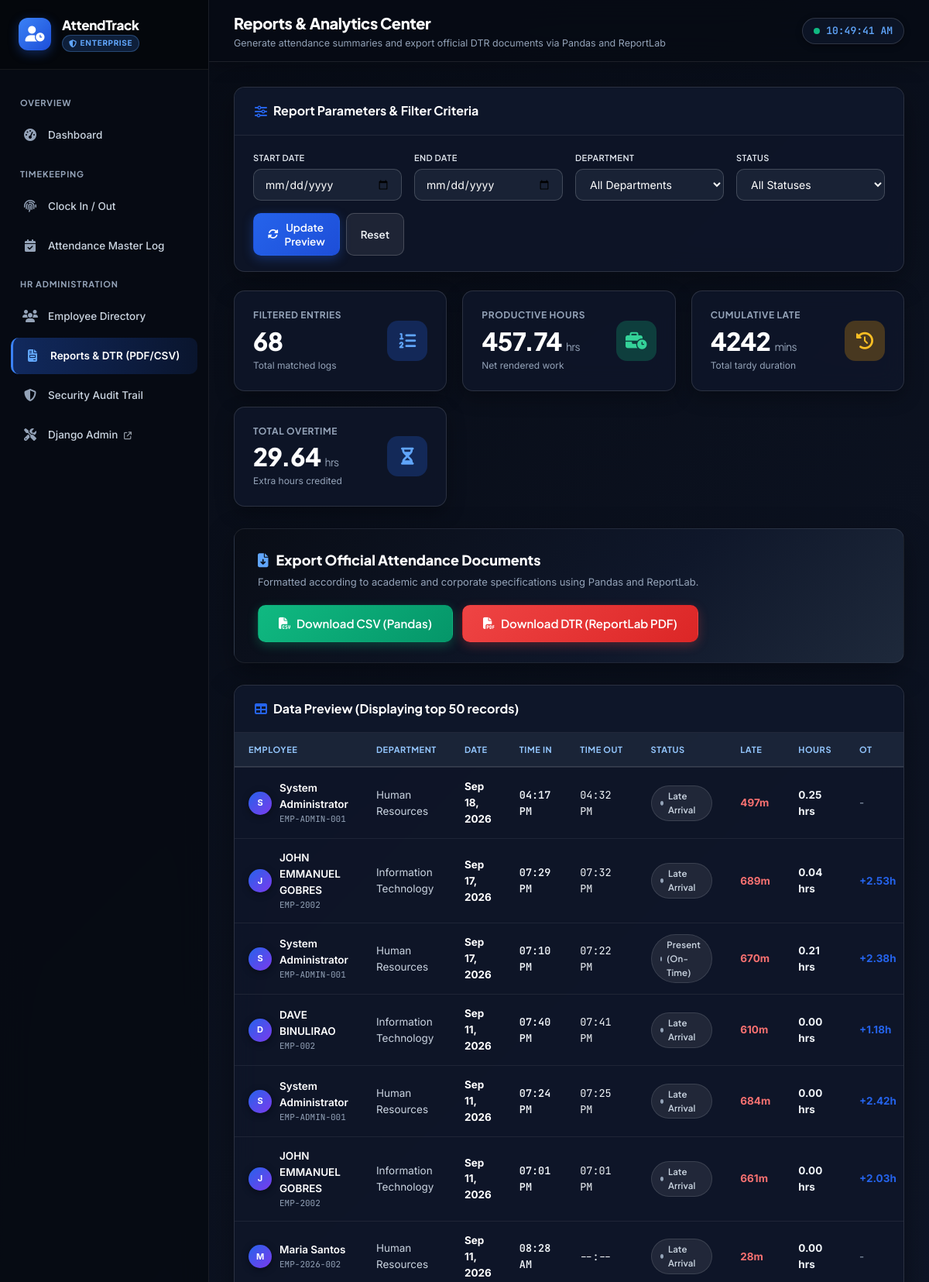
The app's page /reports/ (signed in, upper part) with its own data.
### core/models.py (models this page shows, shortened)
class AttendanceRecord(models.Model):
    STATUS_CHOICES = [
        ('PRESENT', 'Present (On-Time)'),
        ('LATE', 'Late Arrival'),
        ('HALF_DAY', 'Half Day'),
        ('ABSENT', 'Absent'),
        ('ON_LEAVE', 'On Leave'),
    ]
    employee = models.ForeignKey(EmployeeProfile, on_delete=models.CASCADE, related_name='attendance_records')
    date = models.DateField(default=timezone.localdate, db_index=True)
    time_in = models.TimeField(null=True, blank=True)
    time_out = models.TimeField(null=True, blank=True)
    status = models.CharField(max_length=20, choices=STATUS_CHOICES, default='PRESENT')
    late_minutes = models.IntegerField(default=0)
    overtime_hours = models.DecimalField(max_digits=5, decimal_places=2, default=Decimal('0.00'))
    total_hours = models.DecimalField(max_digits=5, decimal_places=2, default=Decimal('0.00'))
    ip_address = models.GenericIPAddressField(null=True, blank=True)
    notes = models.TextField(blank=True, default='')
    created_at = models.DateTimeField(auto_now_add=True)
    updated_at = models.DateTimeField(auto_now=True)
    class Meta:
        ordering = ['-date', '-time_in']
        constraints = [
            models.UniqueConstraint(fields=['employee', 'date'], name='unique_employee_daily_attendance')
        ]

class EmployeeProfile(models.Model):
    user = models.OneToOneField(User, on_delete=models.CASCADE, related_name='profile')
    employee_id = models.CharField(max_length=30, unique=True)
    department = models.ForeignKey(Department, on_delete=models.SET_NULL, null=True, blank=True, related_name='employees')
    job_title = models.CharField(max_length=100, default='Staff')
    contact_number = models.CharField(max_length=20, blank=True, default='')
    hire_date = models.DateField(default=timezone.localdate)
    shift_start = models.TimeField(default=time(8, 0))   # 8:00 AM standard
    shift_end = models.TimeField(default=time(17, 0))    # 5:00 PM standard
    grace_period_minutes = models.IntegerField(default=15)  # 15 minutes grace period
    is_active = models.BooleanField(default=True)
    created_at = models.DateTimeField(auto_now_add=True)
    updated_at = models.DateTimeField(auto_now=True)
    class Meta:
        ordering = ['employee_id']
    @property
    def full_name(self):
        name = self.user.get_full_name()
        return name if name else self.user.username

class Department(models.Model):
    name = models.CharField(max_length=100, unique=True)
    code = models.CharField(max_length=20, unique=True)
    description = models.TextField(blank=True, default='')
    created_at = models.DateTimeField(auto_now_add=True)
    class Meta:
        ordering = ['name']
    def __str__(self):
        return f"{self.name} ({self.code})"

### core/views.py (the view)
# urls.py: path('reports/', views.reports_index_view, name='reports_index'),
@login_required
def reports_index_view(request):
    current_user = AuthManager.get_current_user(request)
    form = ReportFilterForm(request.GET or None)
    start_date = form.cleaned_data.get('start_date') if form.is_valid() else None
    end_date = form.cleaned_data.get('end_date') if form.is_valid() else None
    department = form.cleaned_data.get('department') if form.is_valid() else None
    status = form.cleaned_data.get('status') if form.is_valid() else None
    if current_user.is_admin:
        qs = AttendanceRecord.objects.select_related('employee__user', 'employee__department').all()
        if department:
            qs = qs.filter(employee__department=department)
    else:
        qs = AttendanceRecord.objects.select_related('employee__user', 'employee__department').filter(
            employee=current_user.profile
        )
    if start_date:
        qs = qs.filter(date__gte=start_date)
    if end_date:
        qs = qs.filter(date__lte=end_date)
    if status:
        qs = qs.filter(status=status)
    qs = qs.order_by('-date')
    total_hours_sum = sum(float(r.total_hours) for r in qs)
    total_late_sum = sum(r.late_minutes for r in qs)
    total_ot_sum = sum(float(r.overtime_hours) for r in qs)
    return render(request, 'reports/index.html', {
        'form': form,
        'records': qs[:50],  # Preview limit
        'total_count': qs.count(),
        'total_hours': round(total_hours_sum, 2),
        'total_late': total_late_sum,
        'total_ot': round(total_ot_sum, 2),
        'is_admin': current_user.is_admin
    })

### core/forms.py
class ReportFilterForm(forms.Form):
    start_date = forms.DateField(
        required=False,
        widget=forms.DateInput(attrs={'class': 'form-control', 'type': 'date'})
    )
    end_date = forms.DateField(
        required=False,
        widget=forms.DateInput(attrs={'class': 'form-control', 'type': 'date'})
    )
    department = forms.ModelChoiceField(
        queryset=Department.objects.all(),
        required=False,
        empty_label="All Departments",
        widget=forms.Select(attrs={'class': 'form-select'})
    )
    status = forms.ChoiceField(
        choices=[('', 'All Statuses')] + AttendanceRecord.STATUS_CHOICES,
        required=False,
        widget=forms.Select(attrs={'class': 'form-select'})
    )

### core/oop_classes/auth_manager.py (called while the page is built)
    @property
    def is_admin(self) -> bool:
        return self.is_staff or self.is_superuser

    @classmethod
    def get_current_user(cls, request) -> User | None:
        if request.user.is_authenticated:
            return User(request.user)
        return None

### templates/reports/index.html (shortened to what this page needs)
{% extends 'base.html' %}
{% block page_title %}Reports & Analytics Center{% endblock %}
{% block page_subtitle %}Generate attendance summaries and export official DTR documents via Pandas and ReportLab{% endblock %}
{% block content %}
<div class="card" style="margin-bottom: 24px;">
  <div class="card-header">
    <h3>
      <i class="fa-solid fa-sliders" style="color: var(--primary-600);"></i>
      <span>Report Parameters & Filter Criteria</span>
    </h3>
  </div>
  <div class="card-body" style="padding: 20px 24px;">
    <form method="GET" style="display: grid; grid-template-columns: repeat(auto-fit, minmax(190px, 1fr)); gap: 16px; align-items: flex-end;">
      <div>
        <label class="form-label" style="font-size: 11px; text-transform: uppercase; letter-spacing: 0.04em;">Start Date</label>
        {{ form.start_date }}
      </div>
      <div>
        <label class="form-label" style="font-size: 11px; text-transform: uppercase; letter-spacing: 0.04em;">End Date</label>
        {{ form.end_date }}
      </div>
      {% if is_admin %}
      <div>
        <label class="form-label" style="font-size: 11px; text-transform: uppercase; letter-spacing: 0.04em;">Department</label>
        {{ form.department }}
      </div>
      <div>
        <label class="form-label" style="font-size: 11px; text-transform: uppercase; letter-spacing: 0.04em;">Status</label>
        {{ form.status }}
      </div>
      {% endif %}
      <div style="display: flex; gap: 8px;">
        <button type="submit" class="btn btn-primary" style="flex: 1;">
          <i class="fa-solid fa-rotate"></i> Update Preview
        </button>
        <a href="{% url 'reports_index' %}" class="btn btn-outline">Reset</a>
      </div>
    </form>
  </div>
</div>
<div class="kpi-grid">
  <div class="kpi-card kpi-blue">
    <div class="kpi-details">
      <div class="kpi-label">Filtered Entries</div>
      <div class="kpi-value">{{ total_count }}</div>
      <div class="kpi-sub">Total matched logs</div>
    </div>
    <div class="kpi-icon icon-blue">
      <i class="fa-solid fa-list-ol"></i>
    </div>
  </div>
  <div class="kpi-card kpi-green">
    <div class="kpi-details">
      <div class="kpi-label">Productive Hours</div>
      <div class="kpi-value">{{ total_hours }} <span style="font-size: 14px; font-weight: normal; color: var(--slate-400);">hrs</span></div>
      <div class="kpi-sub">Net rendered work</div>
    </div>
    <div class="kpi-icon icon-green">
      <i class="fa-solid fa-business-time"></i>
    </div>
  </div>
  <div class="kpi-card kpi-amber">
    <div class="kpi-details">
      <div class="kpi-label">Cumulative Late</div>
      <div class="kpi-value">{{ total_late }} <span style="font-size: 14px; font-weight: normal; color: var(--slate-400);">mins</span></div>
      <div class="kpi-sub">Total tardy duration</div>
    </div>
    <div class="kpi-icon icon-amber">
      <i class="fa-solid fa-clock-rotate-left"></i>
    </div>
  </div>
  <div class="kpi-card kpi-blue">
    <div class="kpi-details">
      <div class="kpi-label">Total Overtime</div>
      <div class="kpi-value">{{ total_ot }} <span style="font-size: 14px; font-weight: normal; color: var(--slate-400);">hrs</span></div>
      <div class="kpi-sub">Extra hours credited</div>
    </div>
    <div class="kpi-icon icon-blue">
      <i class="fa-solid fa-hourglass-half"></i>
    </div>
  </div>
</div>
<div class="card" style="background: linear-gradient(135deg, #090d16 0%, #0f172a 60%, #1e293b 100%); color: white; border: 1px solid rgba(255, 255, 255, 0.08); margin-bottom: 28px;">
  <div class="card-body" style="display: flex; justify-content: space-between; align-items: center; flex-wrap: wrap; gap: 20px; padding: 26px 30px;">
    <div>
      <h3 style="font-family: var(--font-heading); font-size: 18px; font-weight: 800; color: #ffffff; display: flex; align-items: center; gap: 10px;">
        <i class="fa-solid fa-file-arrow-down" style="color: var(--primary-400);"></i>
        Export Official Attendance Documents
      </h3>
      <p style="font-size: 13px; color: var(--slate-400); margin-top: 4px;">
        Formatted according to academic and corporate specifications using Pandas and ReportLab.
      </p>
    </div>
    <div style="display: flex; gap: 12px; flex-wrap: wrap;">
      <a href="{% url 'export_csv' %}?{{ request.GET.urlencode }}" class="btn btn-success btn-lg">
        <i class="fa-solid fa-file-csv"></i> Download CSV (Pandas)
      </a>
      <a href="{% url 'export_pdf_dtr' %}?{{ request.GET.urlencode }}" class="btn btn-danger btn-lg" target="_blank">
        <i class="fa-solid fa-file-pdf"></i> Download DTR (ReportLab PDF)
      </a>
    </div>
  </div>
</div>
<div class="card">
  <div class="card-header">
    <h3>
      <i class="fa-solid fa-table" style="color: var(--primary-600);"></i>
      <span>Data Preview (Displaying top {{ records|length }} records)</span>
    </h3>
  </div>
  <div class="table-responsive">
    <table class="data-table">
      <thead>
        <tr>
          <th>Employee</th>
          <th>Department</th>
          <th>Date</th>
          <th>Time In</th>
          <th>Time Out</th>
          <th>Status</th>
          <th>Late</th>
          <th>Hours</th>
          <th>OT</th>
        </tr>
      </thead>
      <tbody>
        {% for r in records %}
        <tr>
          <td>
            <div style="display: flex; align-items: center; gap: 10px;">
              <div class="user-avatar" style="width: 30px; height: 30px; font-size: 11px;">
                {{ r.employee.full_name|slice:":1"|upper }}
              </div>
              <div>
                <div style="font-weight: 600; color: var(--slate-900);">{{ r.employee.full_name }}</div>
                <div style="font-size: 11px; color: var(--slate-400); font-family: var(--font-mono);">{{ r.employee.employee_id }}</div>
              </div>
            </div>
          </td>
          <td><span style="color: var(--slate-600);">{{ r.employee.department.name|default:"Unassigned" }}</span></td>
          <td><b style="color: var(--slate-900);">{{ r.date|date:"M d, Y" }}</b></td>
          <td><span style="font-family: var(--font-mono); font-weight: 600;">{{ r.time_in|time:"h:i A"|default:"--:--" }}</span></td>
          <td><span style="font-family: var(--font-mono);">{{ r.time_out|time:"h:i A"|default:"--:--" }}</span></td>
          <td><span class="badge badge-secondary"><span class="badge-dot"></span> {{ r.get_status_display }}</span></td>
          <td>
            {% if r.late_minutes > 0 %}
              <span style="color: var(--danger-600); font-weight: 700;">{{ r.late_minutes }}m</span>
            {% else %}
              <span style="color: var(--slate-400);">-</span>
            {% endif %}
          </td>
          <td><b style="color: var(--slate-800);">{{ r.total_hours|floatformat:2 }} hrs</b></td>
          <td>
            {% if r.overtime_hours > 0 %}
              <span style="color: var(--primary-600); font-weight: 700;">+{{ r.overtime_hours|floatformat:2 }}h</span>
            {% else %}
              <span style="color: var(--slate-400);">-</span>
            {% endif %}
          </td>
        </tr>
        {% endfor %}
      </tbody>
    </table>
  </div>
</div>
{% endblock %}

### records on screen
AttendanceRecord: employee.full_name "S", employee.full_name "System Administrator", employee.employee_id "EMP-ADMIN-001", employee.department.name "Human Resources", date "Sep 18, 2026", time_in "04:17 PM", time_out "04:32 PM", status "Late Arrival", late_minutes "497", total_hours "0.25"
AttendanceRecord: employee.full_name "J", employee.full_name "JOHN EMMANUEL GOBRES", employee.employee_id "EMP-2002", employee.department.name "Information Technology", date "Sep 17, 2026", time_in "07:29 PM", time_out "07:32 PM", status "Late Arrival", late_minutes "689", total_hours "0.04", overtime_hours "2.53"
AttendanceRecord: employee.full_name "S", employee.full_name "System Administrator", employee.employee_id "EMP-ADMIN-001", employee.department.name "Human Resources", date "Sep 17, 2026", time_in "07:10 PM", time_out "07:22 PM", status "Present (On-Time)", late_minutes "670", total_hours "0.21", overtime_hours "2.38"
AttendanceRecord: employee.full_name "D", employee.full_name "DAVE BINULIRAO", employee.employee_id "EMP-002", employee.department.name "Information Technology", date "Sep 11, 2026", time_in "07:40 PM", time_out "07:41 PM", status "Late Arrival", late_minutes "610", total_hours "0.00", overtime_hours "1.18"
AttendanceRecord: employee.full_name "S", employee.full_name "System Administrator", employee.employee_id "EMP-ADMIN-001", employee.department.name "Human Resources", date "Sep 11, 2026", time_in "07:24 PM", time_out "07:25 PM", status "Late Arrival", late_minutes "684", total_hours "0.00", overtime_hours "2.42"
AttendanceRecord: employee.full_name "J", employee.full_name "JOHN EMMANUEL GOBRES", employee.employee_id "EMP-2002", employee.department.name "Information Technology", date "Sep 11, 2026", time_in "07:01 PM", time_out "07:01 PM", status "Late Arrival", late_minutes "661", total_hours "0.00", overtime_hours "2.03"
AttendanceRecord: employee.full_name "M", employee.full_name "Maria Santos", employee.employee_id "EMP-2026-002", employee.department.name "Human Resources", date "Sep 11, 2026", time_in "08:28 AM", time_out "--:--", status "Late Arrival", late_minutes "28", total_hours "0.00"

### other values on screen
{{ total_count }} "68"
{{ total_hours }} "457.74"
{{ total_late }} "4242"
{{ total_ot }} "29.64"
{{ records|length }} "50"
